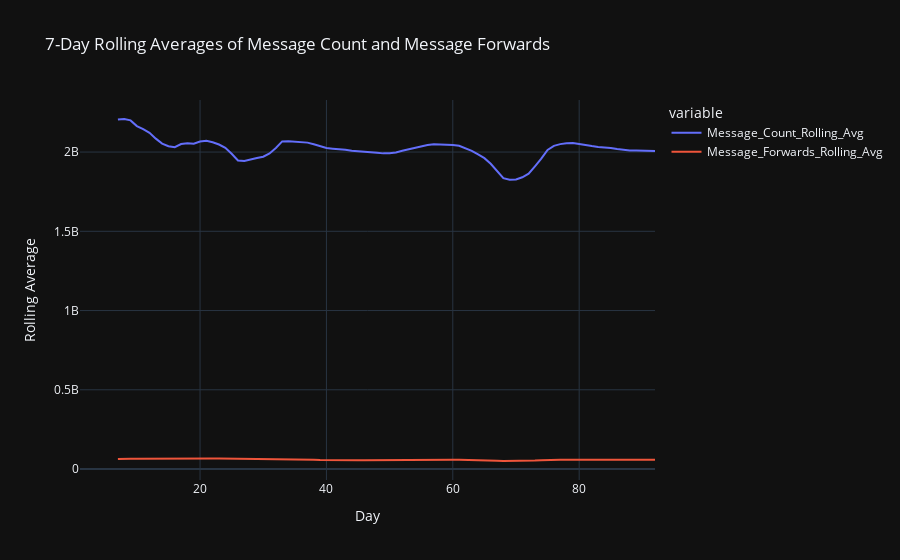

Notebook source saved alongside this figure:
### Markdown cell above
# Additional Plots for Rolling Averages

I create additional line plots to visualize the 7-day rolling averages of two message-related metrics: 'Message_Count' and 'Message_Forwards.' These rolling averages provide a smoothed representation of the trends in these metrics over time, highlighting longer-term patterns while reducing noise from daily variations.

- I use the `px.line` function from the Plotly Express library to create these line plots.
- The x-axis represents the 'Day' variable, indicating the timeline.
- The y-axis displays the rolling averages of 'Message_Count' and 'Message_Forwards.'
- The title of the plot is set as '7-Day Rolling Averages of Message Count and Message Forwards' to clearly indicate the content of the visualization.

Additionally, I update the x-axis and y-axis labels to 'Day' and 'Rolling Average,' respectively, to provide clear information. The 'plotly_dark' template is applied to maintain a consistent dark-themed appearance.

These additional plots help in gaining a more detailed understanding of the trends in message count and message forwards, emphasizing their smoothed patterns over the 7-day rolling periods.

### Code cell
# Additional plots for Rolling Averages
fig6 = px.line(df, x='Day', y=['Message_Count_Rolling_Avg', 'Message_Forwards_Rolling_Avg'],
               title='7-Day Rolling Averages of Message Count and Message Forwards')
fig6.update_xaxes(title_text='Day')
fig6.update_yaxes(title_text='Rolling Average')
fig6.update_layout(template=plotly_dark_template)
fig6.show()

### Figure 1 — Plotly figure (JSON) as saved in the notebook; plotly's stock layout.template omitted (floating-point values rounded to 4 significant figures)
{"data": [{"hovertemplate": "variable=Message_Count_Rolling_Avg<br>Day=%{x}<br>value=%{y}<extra></extra>", "legendgroup": "Message_Count_Rolling_Avg", "line": {"color": "#636efa", "dash": "solid"}, "marker": {"symbol": "circle"}, "mode": "lines", "name": "Message_Count_Rolling_Avg", "orientation": "v", "showlegend": true, "type": "scatter", "x": [1, 2, 3, 4, 5, 6, 7, 8, 9, 10, 11, 12, 13, 14, 15, 16, 17, 18, 19, 20, 21, 22, 23, 24, 25, 26, 27, 28, 29, 30, 31, 32, 33, 34, 35, 36, 37, 38, 39, 40, 41, 42, 43, 44, 45, 46, 47, 48, 49, 50, 51, 52, 53, 54, 55, 56, 57, 58, 59, 60, 61, 62, 63, 64, 65, 66, 67, 68, 69, 70, 71, 72, 73, 74, 75, 76, 77, 78, 79, 80, 81, 82, 83, 84, 85, 86, 87, 88, 89, 90, 91, 92], "xaxis": "x", "y": [null, null, null, null, null, null, 2206000000.0, 2209000000.0, 2199715200, 2164000000.0, 2144000000.0, 2121000000.0, 2085000000.0, 2053462400, 2037000000.0, 2030880000, 2050000000.0, 2056000000.0, 2052000000.0, 2067000000.0, 2071000000.0, 2062220800, 2047000000.0, 2027000000.0, 1989000000.0, 1947000000.0, 1943000000.0, 1955000000.0, 1962000000.0, 1971000000.0, 1991043200, 2025952000, 2067000000.0, 2069000000.0, 2064000000.0, 2062000000.0, 2059000000.0, 2049000000.0, 2036000000.0, 2025000000.0, 2021000000.0, 2019000000.0, 2015000000.0, 2008000000.0, 2004000000.0, 2003000000.0, 1999000000.0, 1996000000.0, 1992000000.0, 1993000000.0, 1997788800, 2008000000.0, 2018000000.0, 2029000000.0, 2036000000.0, 2045000000.0, 2050000000.0, 2048000000.0, 2044000000.0, 2044000000.0, 2040000000.0, 2024000000.0, 2007000000.0, 1985000000.0, 1961000000.0, 1926000000.0, 1882000000.0, 1835000000.0, 1826000000.0, 1827000000.0, 1841000000.0, 1863795200, 1910000000.0, 1958000000.0, 2014000000.0, 2038896000, 2050000000.0, 2056000000.0, 2057000000.0, 2049000000.0, 2044000000.0, 2037000000.0, 2032000000.0, 2030000000.0, 2025000000.0, 2019000000.0, 2014000000.0, 2009000000.0, 2009027200, 2008000000.0, 2008000000.0, 2007000000.0], "yaxis": "y"}, {"hovertemplate": "variable=Message_Forwards_Rolling_Avg<br>Day=%{x}<br>value=%{y}<extra></extra>", "legendgroup": "Message_Forwards_Rolling_Avg", "line": {"color": "#EF553B", "dash": "solid"}, "marker": {"symbol": "circle"}, "mode": "lines", "name": "Message_Forwards_Rolling_Avg", "orientation": "v", "showlegend": true, "type": "scatter", "x": [1, 2, 3, 4, 5, 6, 7, 8, 9, 10, 11, 12, 13, 14, 15, 16, 17, 18, 19, 20, 21, 22, 23, 24, 25, 26, 27, 28, 29, 30, 31, 32, 33, 34, 35, 36, 37, 38, 39, 40, 41, 42, 43, 44, 45, 46, 47, 48, 49, 50, 51, 52, 53, 54, 55, 56, 57, 58, 59, 60, 61, 62, 63, 64, 65, 66, 67, 68, 69, 70, 71, 72, 73, 74, 75, 76, 77, 78, 79, 80, 81, 82, 83, 84, 85, 86, 87, 88, 89, 90, 91, 92], "xaxis": "x", "y": [null, null, null, null, null, null, 62640000.0, 64830000.0, 64890000.0, 64160000.0, 64130000.0, 63970000.0, 63510000.0, 62860000.0, 62550000.0, 62770000.0, 63820000.0, 64270000.0, 64550000.0, 65280000.0, 66130000.0, 66780000.0, 66840000.0, 66612480, 65624320, 65040000.0, 65040000.0, 64890000.0, 64520000.0, 64200000.0, 63940000.0, 64080000.0, 63840000.0, 62677120, 61660000.0, 60600000.0, 59532800, 58563200, 57380000.0, 56490000.0, 56180000.0, 56050000.0, 56060000.0, 55780000.0, 55640000.0, 55970000.0, 55880000.0, 55730000.0, 55610000.0, 55480000.0, 55670000.0, 56010000.0, 56330000.0, 57009920, 57300000.0, 57670000.0, 58190000.0, 58580000.0, 58840000.0, 58970000.0, 58890000.0, 58630000.0, 58180000.0, 57430000.0, 56470000.0, 55100000.0, 53097600, 51020000.0, 50750000.0, 50807040, 51245440, 52000000.0, 53390000.0, 55410000.0, 57800000.0, 58550000.0, 58770000.0, 59020000.0, 59150000.0, 59100000.0, 59170000.0, 59110000.0, 59080000.0, 59130000.0, 59030000.0, 58850000.0, 58690000.0, 58720000.0, 58570000.0, 58570000.0, 58680000.0, 58760000.0], "yaxis": "y"}], "layout": {"legend": {"title": {"text": "variable"}, "tracegroupgap": 0}, "title": {"text": "7-Day Rolling Averages of Message Count and Message Forwards"}, "xaxis": {"anchor": "y", "domain": [0, 1], "title": {"text": "Day"}}, "yaxis": {"anchor": "x", "domain": [0, 1], "title": {"text": "Rolling Average"}}}}
